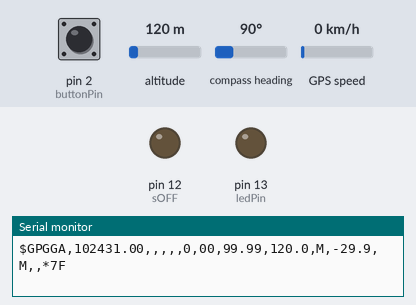
A sketch run on a simulated Arduino Uno, built for the host (arithmetic inside an expression is 32-bit, double 64-bit). Parts: output pins drawn as LEDs (lit = HIGH), the last lines printed to the serial monitor. The inputs (shaded band) are chosen by the test bench; at power-on: pin 2 (buttonPin) LOW, altitude 120 m, compass heading 90°, GPS speed 0 km/h. The GPS gets a fix after 3 s at 37.7749, -122.4194 with 8 satellites; the modem accepts every AT command (registered, SIM ready, sends succeed) and sends nothing else.

Above: at 1.2 s.
1.3 s: pin 2 (buttonPin) pulled HIGH for 1 s
At 3.8 s:
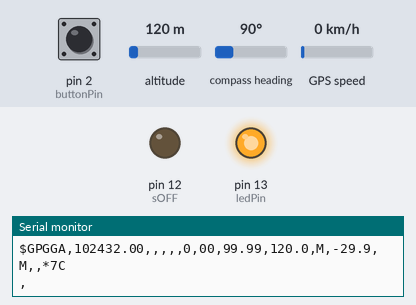
Timing chart, 0 to 5.6 s (numbered marks = the images above; inputs shaded):
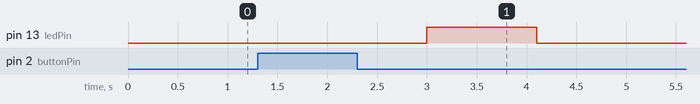

The sketch:

SOS.ino
```cpp
#include <TinyGPS.h>
#include <SoftwareSerial.h>
SoftwareSerial Gsm(8, 7);

const int buttonPin = 2;
int buttonState = 0;
const int ledPin =  13;
const int sOFF =  12;
//unsigned long lastGPS = 0;

char phone_no[] = "##########";

TinyGPS gps;

void setup()
{
  Serial.begin(9600);
  Gsm.begin(9600);
  pinMode(buttonPin, INPUT);
  pinMode(ledPin, OUTPUT);
  pinMode(sOFF, OUTPUT);
  digitalWrite(sOFF, LOW);
}

void loop()
{
  bool newData = false;
  unsigned long chars;
  unsigned short sentences, failed;
  buttonState = digitalRead(buttonPin);
  int count =0;

  for (unsigned long start = millis(); millis() - start < 1000;)
  {
    while (Serial.available())
    {
      char c = Serial.read();
      Serial.print(c);
      if (gps.encode(c))
        newData = true;
    }
  }

  if (buttonState == HIGH)      //If newData is true
  {
    digitalWrite(ledPin, HIGH);
    //lastGPS = millis();
    count =1;
    float flat, flon;
    unsigned long age;
    gps.f_get_position(&flat, &flon, &age);
    Gsm.print("AT+CMGF=1\r");
    delay(400);
    Gsm.print("AT+CMGS=\"");
    Gsm.print(phone_no);
    Gsm.println("\"");

    delay(300);
    Gsm.print(flat == TinyGPS::GPS_INVALID_F_ANGLE ? 0.0 : flat, 6);
    //Gsm.print(" Longitude = ");
    Serial.print(",");
    Gsm.print(",");
    Gsm.print(flon == TinyGPS::GPS_INVALID_F_ANGLE ? 0.0 : flon, 6);
    delay(200);
    Gsm.println((char)26);
    delay(200);
    digitalWrite(ledPin, LOW);
    Gsm.println();
    delay(20000);

  }

  digitalWrite(ledPin, LOW);
  Serial.println(failed);
//  if (chars == 0)
//  Serial.println("** No characters received from GPS: check wiring **");
}
```

Measured:
- after the input at 1.3 s, pin 13 (ledPin): LOW → HIGH after 1.7 s, → LOW 1.1 s later
